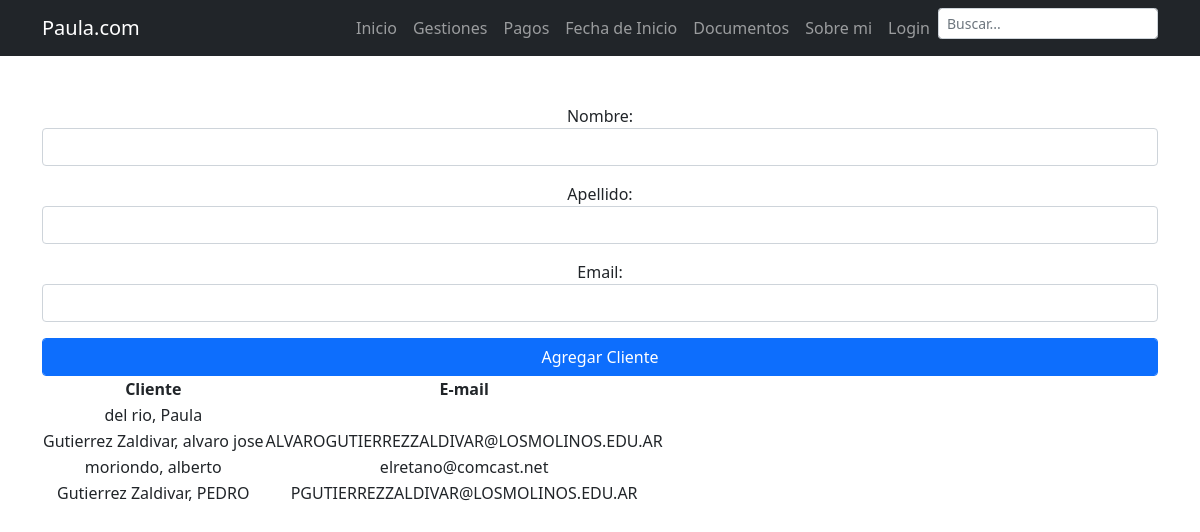
The page / on the database its author committed.
### APPfinal/models.py (models this page shows, shortened)
class ModeloCliente(models.Model):
    nombre = models.CharField(max_length=40, null=False)
    apellido = models.CharField(max_length=40, null=False)
    email = models.EmailField(null=False)

### APPfinal/views.py (the view)
# urls.py: path('', clientes, name='Nombre'),
def clientes(request):
    miFormulario = FormularioCliente()
    misClientes = ModeloCliente.objects.all()
    if request.method == 'POST':
        miFormulario = FormularioCliente(request.POST)
        print(miFormulario)
        if miFormulario.is_valid:
            informacion = miFormulario.cleaned_data
            cliente = ModeloCliente(nombre = informacion['nombre'], apellido = informacion['apellido'], email = informacion['email'])
            cliente.save()
            return render(request, 'APPfinal/clientes.html', {'formulario':miFormulario, 'clientes':misClientes})
    else:
        return render(request, 'APPfinal/clientes.html', {'formulario':miFormulario, 'clientes':misClientes})

### APPfinal/forms.py
class FormularioCliente(forms.ModelForm):
    class Meta:
        model = ModeloCliente
        fields = '__all__'
        widgets = {
            'nombre': forms.TextInput(attrs={'class': 'form-control col-md-8'}),
            'apellido': forms.TextInput(attrs={'class': 'form-control col-md-8'}),
            'email': forms.EmailInput(attrs={'class': 'form-control col-md-8'}),
        }

### APPfinal/templates/APPfinal/clientes.html
{% extends 'index.html' %}
{% block content %}
<div class="text-center mt-5">
        <form action="" method="POST">{% csrf_token %}
            {{ formulario.as_p }}
            <input class="form-control btn btn-primary" type="submit" value="Agregar Cliente">
        </form>
        <table>
            <thead>
                <tr>
                    <th>Cliente</th>
                    <th>E-mail</th>
                </tr>
            </thead>
            <tbody>
                {% for cliente in clientes %}
                <tr>
                    <td>{{cliente.apellido}}, {{cliente.nombre}}</td>
                    <td>{{cliente.email}}</td>
                </tr>
                {% endfor %}
            </tbody>
        </table>
</div>
{% endblock %}

### rows shown on the page
ModeloCliente: apellido "del rio", nombre "Paula"
ModeloCliente: apellido "Gutierrez Zaldivar", nombre "alvaro jose", email "ALVAROGUTIERREZZALDIVAR@LOSMOLINOS.EDU.AR"
ModeloCliente: apellido "moriondo", nombre "alberto", email "elretano@comcast.net"
ModeloCliente: apellido "Gutierrez Zaldivar", nombre "PEDRO", email "PGUTIERREZZALDIVAR@LOSMOLINOS.EDU.AR"
